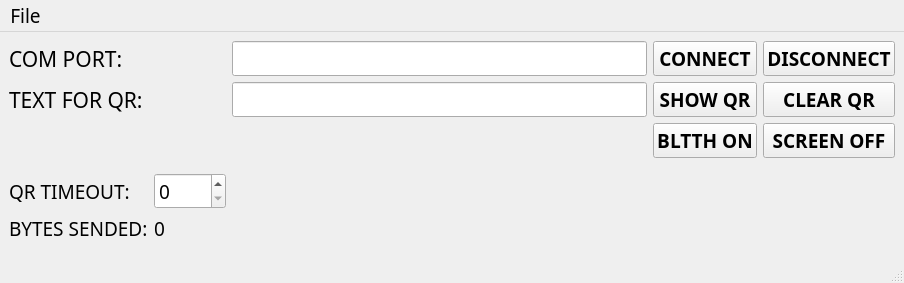
<?xml version="1.0" encoding="UTF-8"?>
<ui version="4.0">
 <class>MainWindow</class>
 <widget class="QMainWindow" name="MainWindow">
  <property name="geometry">
   <rect>
    <x>0</x>
    <y>0</y>
    <width>904</width>
    <height>283</height>
   </rect>
  </property>
  <property name="font">
   <font>
    <family>Sitka Display</family>
    <pointsize>14</pointsize>
   </font>
  </property>
  <property name="windowTitle">
   <string>MainWindow</string>
  </property>
  <widget class="QWidget" name="centralwidget">
   <layout class="QGridLayout" name="gridLayout">
    <item row="7" column="1" colspan="2">
     <widget class="QLabel" name="l_BS">
      <property name="text">
       <string>0</string>
      </property>
     </widget>
    </item>
    <item row="1" column="2">
     <widget class="QLineEdit" name="el_SERIAL"/>
    </item>
    <item row="1" column="0">
     <widget class="QLabel" name="label">
      <property name="font">
       <font>
        <family>Sitka Display</family>
        <pointsize>16</pointsize>
       </font>
      </property>
      <property name="text">
       <string>COM PORT:</string>
      </property>
     </widget>
    </item>
    <item row="1" column="3">
     <widget class="QPushButton" name="pb_CONN">
      <property name="font">
       <font>
        <family>Sitka Display</family>
        <pointsize>14</pointsize>
        <weight>75</weight>
        <bold>true</bold>
       </font>
      </property>
      <property name="text">
       <string>CONNECT</string>
      </property>
     </widget>
    </item>
    <item row="7" column="0">
     <widget class="QLabel" name="label_3">
      <property name="text">
       <string>BYTES SENDED:</string>
      </property>
     </widget>
    </item>
    <item row="5" column="1">
     <widget class="QSpinBox" name="sB_timer">
      <property name="maximum">
       <number>1000</number>
      </property>
      <property name="singleStep">
       <number>5</number>
      </property>
     </widget>
    </item>
    <item row="4" column="0">
     <spacer name="verticalSpacer">
      <property name="orientation">
       <enum>Qt::Vertical</enum>
      </property>
      <property name="sizeHint" stdset="0">
       <size>
        <width>20</width>
        <height>40</height>
       </size>
      </property>
     </spacer>
    </item>
    <item row="2" column="2">
     <widget class="QLineEdit" name="le_QR"/>
    </item>
    <item row="1" column="4">
     <widget class="QPushButton" name="pb_DISC">
      <property name="font">
       <font>
        <family>Sitka Display</family>
        <pointsize>14</pointsize>
        <weight>75</weight>
        <bold>true</bold>
       </font>
      </property>
      <property name="text">
       <string>DISCONNECT</string>
      </property>
     </widget>
    </item>
    <item row="5" column="0">
     <widget class="QLabel" name="label_4">
      <property name="text">
       <string>QR TIMEOUT:</string>
      </property>
     </widget>
    </item>
    <item row="2" column="0">
     <widget class="QLabel" name="label_2">
      <property name="font">
       <font>
        <family>Sitka Display</family>
        <pointsize>16</pointsize>
       </font>
      </property>
      <property name="text">
       <string>TEXT FOR QR:</string>
      </property>
     </widget>
    </item>
    <item row="4" column="4">
     <spacer name="verticalSpacer_3">
      <property name="orientation">
       <enum>Qt::Vertical</enum>
      </property>
      <property name="sizeHint" stdset="0">
       <size>
        <width>20</width>
        <height>40</height>
       </size>
      </property>
     </spacer>
    </item>
    <item row="2" column="4">
     <widget class="QPushButton" name="pb_CLR">
      <property name="font">
       <font>
        <family>Sitka Display</family>
        <pointsize>14</pointsize>
        <weight>75</weight>
        <bold>true</bold>
       </font>
      </property>
      <property name="text">
       <string>CLEAR QR</string>
      </property>
     </widget>
    </item>
    <item row="2" column="3">
     <widget class="QPushButton" name="pb_QR">
      <property name="font">
       <font>
        <family>Sitka Display</family>
        <pointsize>14</pointsize>
        <weight>75</weight>
        <bold>true</bold>
       </font>
      </property>
      <property name="text">
       <string>SHOW QR</string>
      </property>
     </widget>
    </item>
    <item row="4" column="3">
     <spacer name="verticalSpacer_2">
      <property name="orientation">
       <enum>Qt::Vertical</enum>
      </property>
      <property name="sizeHint" stdset="0">
       <size>
        <width>20</width>
        <height>40</height>
       </size>
      </property>
     </spacer>
    </item>
    <item row="3" column="3">
     <widget class="QPushButton" name="pb_ON">
      <property name="font">
       <font>
        <weight>75</weight>
        <bold>true</bold>
       </font>
      </property>
      <property name="text">
       <string>BLTTH ON</string>
      </property>
     </widget>
    </item>
    <item row="3" column="4">
     <widget class="QPushButton" name="pb_OFF">
      <property name="font">
       <font>
        <weight>75</weight>
        <bold>true</bold>
       </font>
      </property>
      <property name="text">
       <string>SCREEN OFF</string>
      </property>
     </widget>
    </item>
   </layout>
  </widget>
  <widget class="QMenuBar" name="menubar">
   <property name="geometry">
    <rect>
     <x>0</x>
     <y>0</y>
     <width>904</width>
     <height>25</height>
    </rect>
   </property>
   <widget class="QMenu" name="menuGOPOTECH_QR">
    <property name="title">
     <string>File</string>
    </property>
    <addaction name="actionAbout"/>
   </widget>
   <addaction name="menuGOPOTECH_QR"/>
  </widget>
  <widget class="QStatusBar" name="statusbar"/>
  <action name="actionAbout">
   <property name="text">
    <string>About</string>
   </property>
  </action>
 </widget>
 <resources/>
 <connections/>
</ui>
